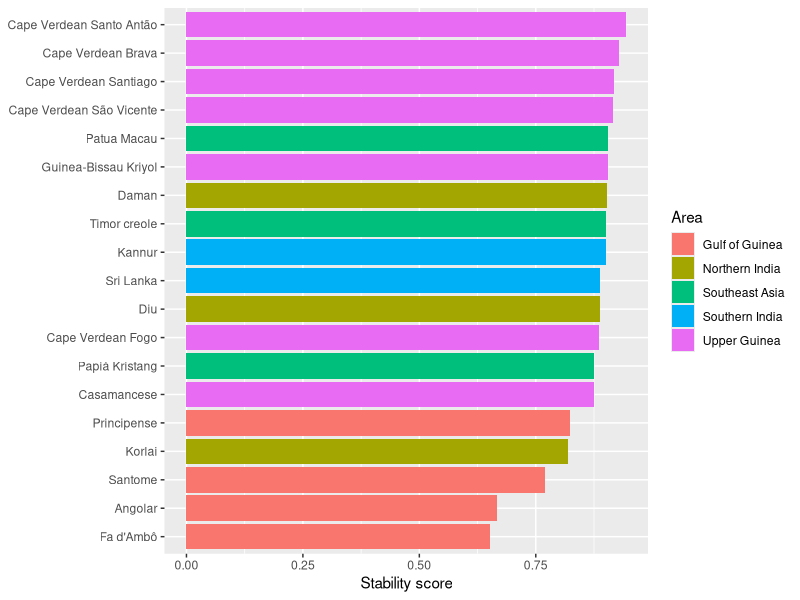
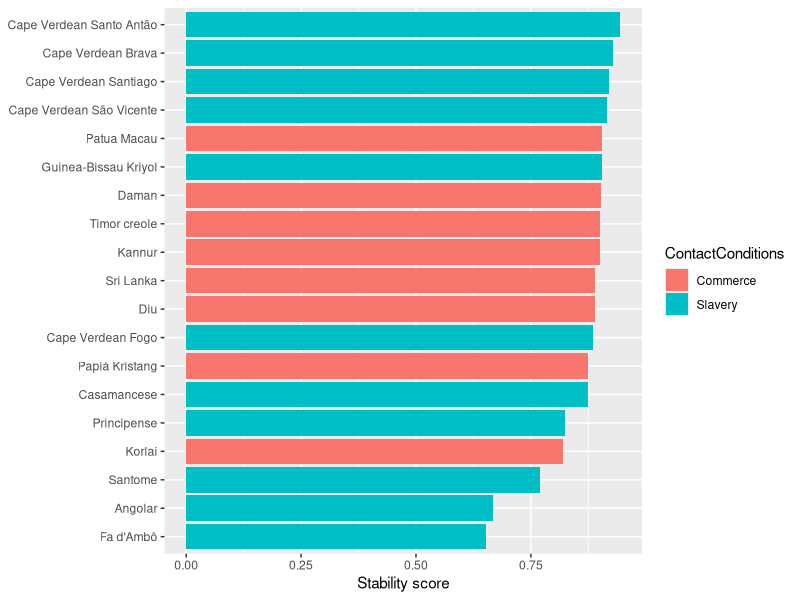
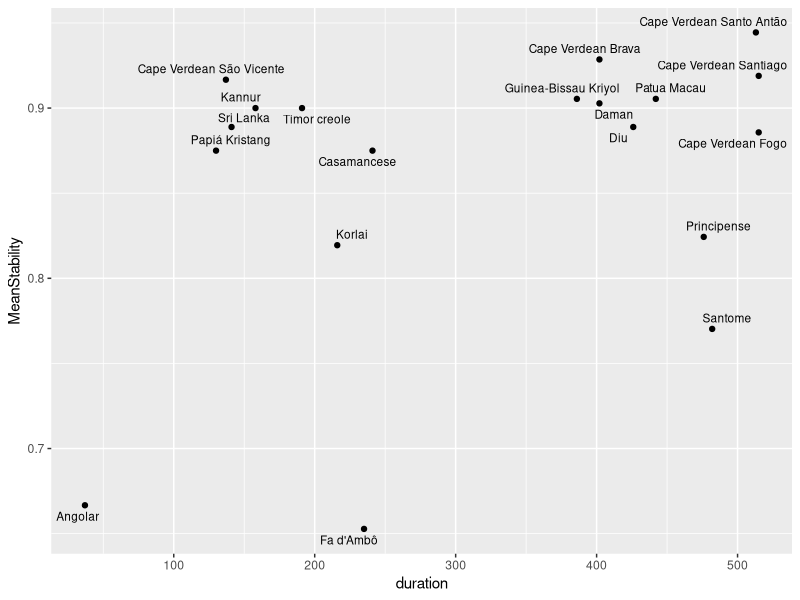
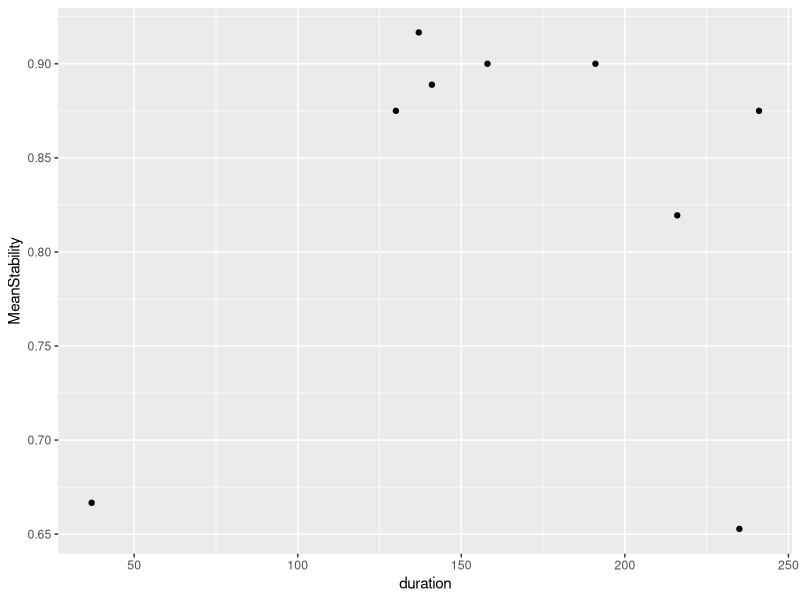
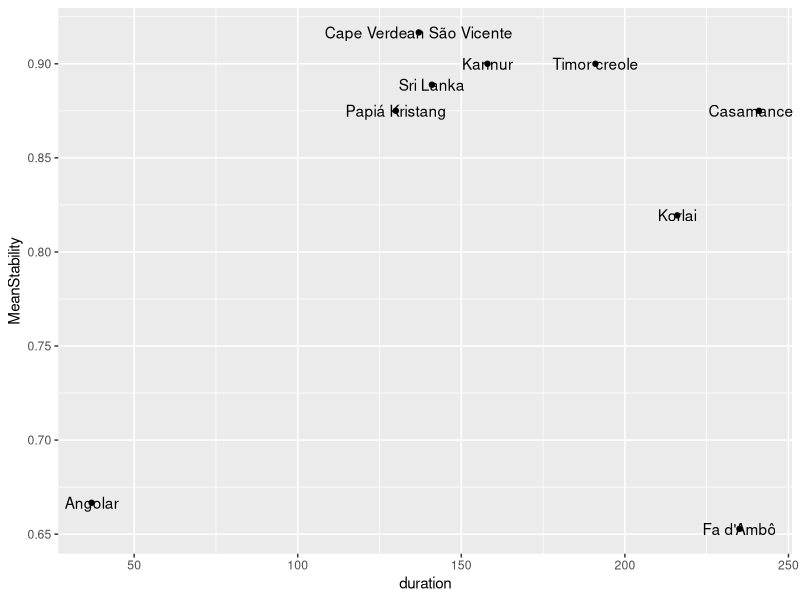
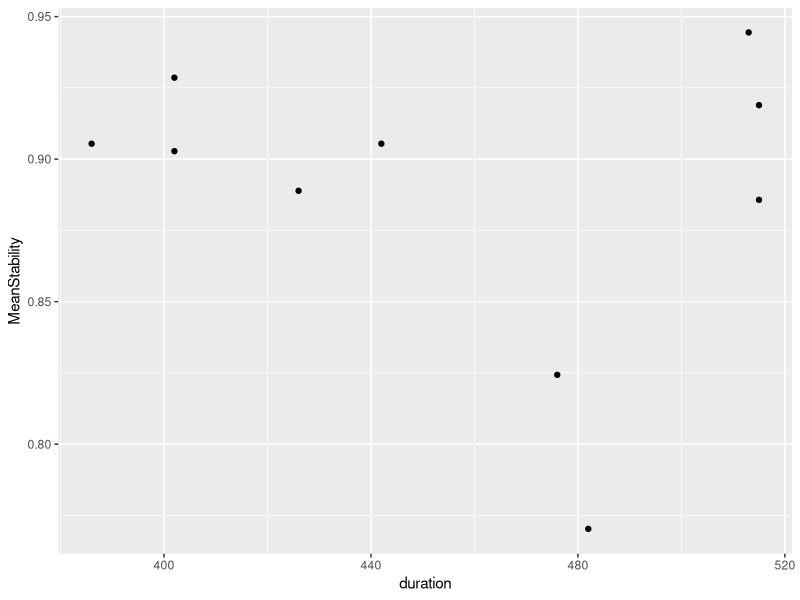
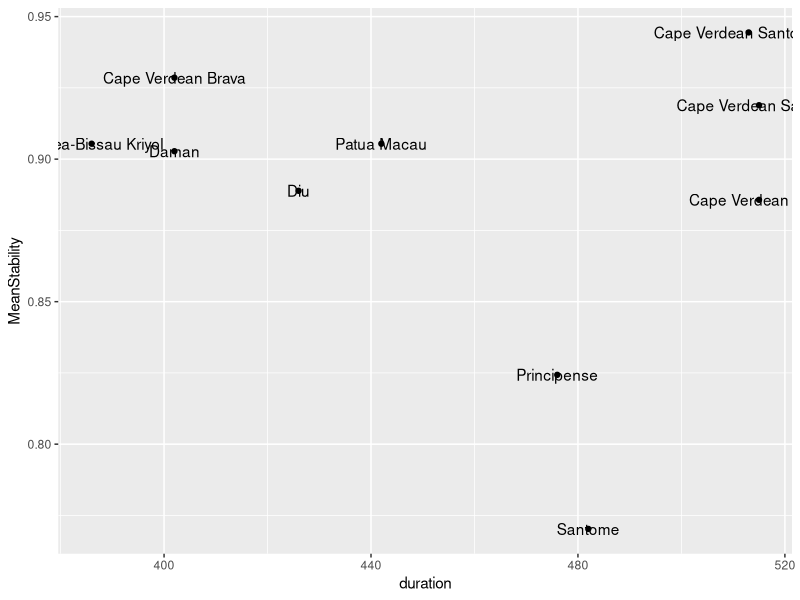
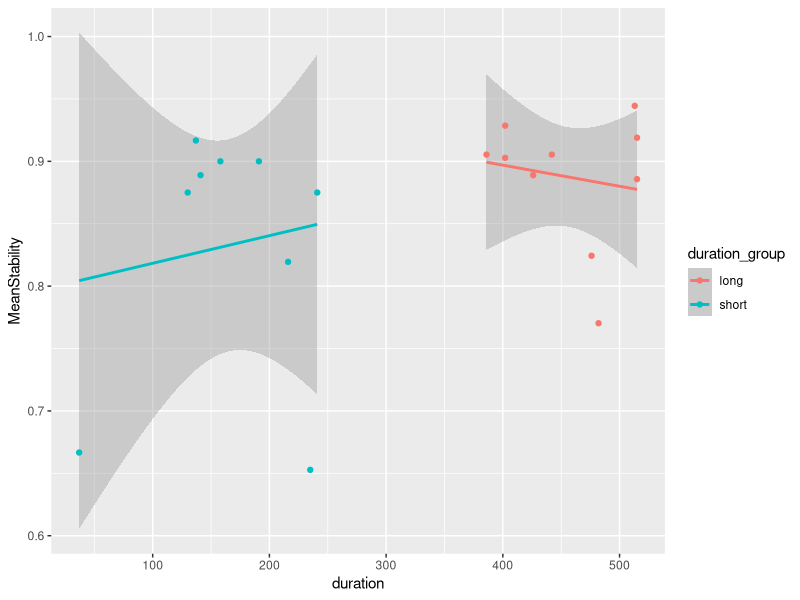

Write R code to recreate these figures, in order. (Note: this script raises an error after producing the figures.)
## ---- chunk 1
library(tidyverse)
library(knitr)
## ---- chunk 2
# Because the private token keeps resetting...
# database <- read_csv('https://raw.githubusercontent.com/CreoPhon/CreoPhonPt/main/Creoles.csv?token=AAIGDLS6YB3YSYW7QJWERXDBVYPOE')
# write_csv(database, 'database.csv')
database <- read_csv('database.csv')
## ---- chunk 3
database %>% head() %>% kable()
## ---- chunk 4
database$duration <- database$`EndOfInfluence` - database$`FirstMajorSettlement`
## ---- chunk 5
database <- mutate(database, GlobalStability = (PlaceStability + MannerStability)/2)
# table(database$Language, database$GlobalStability)
## ---- chunk 6
database <- database %>% mutate(duration_group = ifelse(duration <= 250, 'short', 'long'))
## ---- chunk 7
database <- database %>% mutate(categorical_stability = ifelse(PlaceStability == 1 & MannerStability == 1, 'no manner/no place', NA))

database <- database %>% mutate(categorical_stability = ifelse(PlaceStability == 1 & MannerStability == 0, 'manner/no place', categorical_stability))

database <- database %>% mutate(categorical_stability = ifelse(PlaceStability == 0 & MannerStability == 1, 'no manner/place', categorical_stability))

database <- database %>% mutate(categorical_stability = ifelse(PlaceStability == 0 & MannerStability == 0, 'manner/place', categorical_stability))

table(database$categorical_stability)
## ---- chunk 8
creole_stability <- database %>% group_by(Language, Area, duration, duration_group, ContactConditions) %>% summarize(MeanStability = mean(GlobalStability, na.rm = TRUE))
## ---- chunk 9
ggplot(creole_stability) + 
  geom_bar(aes(x = MeanStability, y = reorder(Language, MeanStability), fill = Area), 
           stat = "identity", show.legend = TRUE) +
  theme(axis.title.y = element_blank()) +
  labs(x = "Stability score")
## ---- chunk 10
table(creole_stability$Area)
## ---- chunk 11
ggplot(creole_stability) + 
  geom_bar(aes(x = MeanStability, y = reorder(Language, MeanStability), fill = ContactConditions), 
           stat = "identity", show.legend = TRUE) +
  theme(axis.title.y = element_blank()) +
  labs(x = "Stability score")
## ---- chunk 12
library(ggrepel)


creos <-  ggplot(creole_stability, aes(x=duration, y=MeanStability)) +
  geom_point()# +
#  geom_text(label=creole_stability$Language) 


creos + geom_text_repel(aes(label =creole_stability$Language), size = 3)
## ---- chunk 13
msd <- lm(MeanStability ~ duration, data=creole_stability)
summary(msd)
## ---- chunk 14
tmp_short <- creole_stability %>% filter(duration <= 250)
tmp_long <- creole_stability %>% filter(duration > 250)
## ---- chunk 15
ggplot(tmp_short, aes(x=duration, y=MeanStability)) +
  geom_point()

ggplot(tmp_short, aes(x=duration, y=MeanStability)) +
  geom_point() +
  geom_text(label=tmp_short$Language)
## ---- chunk 16
ggplot(tmp_long, aes(x=duration, y=MeanStability)) +
  geom_point()

ggplot(tmp_long, aes(x=duration, y=MeanStability)) +
  geom_point() +
  geom_text(label=tmp_long$Language)
## ---- chunk 17
msd <- lm(MeanStability ~ duration + duration_group * duration, data=creole_stability)
summary(msd)

ggplot(creole_stability, aes(x = duration, y = MeanStability, color = duration_group)) +
  geom_smooth(method = "lm") +
  geom_point()

## ---- chunk 18
library(mgcv)
# Factorize duration_group
creole_stability$duration_group = as.factor(creole_stability$duration_group)

# Model with an interaction between duration_group and duration
# (with maximum of cubic-spline fit)
msd.gam <- gam(MeanStability ~ duration_group + s(duration, k=3) + s(duration, by=duration_group, k=3), data=creole_stability)

summary(msd.gam)

plot(msd.gam, all.terms=T, shade=T, pages=1)

qqnorm(resid(msd.gam)); qqline(resid(msd.gam))

msd.gam.trimmed <- gam(MeanStability ~ duration_group + s(duration, k=3) + s(duration, by=duration_group, k=3), data=creole_stability %>% filter(MeanStability>0.7))

summary(msd.gam.trimmed)

plot(msd.gam.trimmed, sel=1, shade=T, ylab="Effect on mean stability", xlab="Duration of influence", residuals=T, main="Main effect of duration", cex=5, pch=".", col='dodgerblue'); abline(h=0, lty=2, col="red")

plot(msd.gam.trimmed, sel=2, shade=T, ylab="Effect on mean stability", xlab="Duration of influence", 
     #main="Long-term influence", 
     col='dodgerblue'); abline(h=0, lty=2, col="red")

plot(msd.gam.trimmed, sel=3, shade=T, ylab="Effect on mean stability", xlab="Duration of influence", 
     #main="Short-term influence", 
     col='dodgerblue'); abline(h=0, lty=2, col="red")

# (dotted lines indicate error)
plot(msd.gam.trimmed, all.terms=T, sel=4, ylab="Effect on mean stability", xlab="Duration group", main="Main effect of duration group")

# checking out the model performance
qqnorm(resid(msd.gam.trimmed)); qqline(resid(msd.gam.trimmed)) # meh
## ---- chunk 19
ggplot(database, aes(duration, MannerStability, colour=duration_group)) + 
  geom_point() + 
  geom_smooth(method = "lm") +
  facet_wrap(~Class)
## ---- chunk 20
ggplot(database, aes(duration, GlobalStability, colour=duration_group)) + 
  geom_point() + 
  geom_smooth() +
  facet_wrap(~Class)
## ---- chunk 21
ggplot(database, aes(duration, PlaceStability, colour=duration_group)) + 
  geom_point() + 
  geom_smooth(method = "lm") +
  facet_wrap(~LexifierPhoneme)
## ---- chunk 22
ggplot(database, aes(duration, MannerStability, colour=duration_group)) + 
  geom_point() + 
  geom_smooth() +
  facet_wrap(~LexifierPhoneme)
## ---- chunk 23
ggplot(database, aes(duration, GlobalStability, colour=duration_group)) + 
  geom_point() + 
  geom_smooth() +
  facet_wrap(~LexifierPhoneme)
## ---- chunk 24
place_results <- database %>% group_by(LexifierPhoneme) %>% summarize(mplace = mean(PlaceStability, na.rm = TRUE))
manner_results <- database %>% group_by(LexifierPhoneme) %>% summarize(mmanner = mean(MannerStability, na.rm = TRUE))

consonant_stability <- left_join(place_results, manner_results, by = "LexifierPhoneme")


class <- c("stop", "stop", "fricative","stop", "stop", "lateral","nasal", "nasal", "stop", "rhotic","fricative", "stop","affricate", "fricative", "fricative","nasal", "rhotic", "lateral", "fricative")

consonant_stability_class <- cbind(consonant_stability, class)
## ---- chunk 25
# TODO: fix the class "dots"
ggplot(consonant_stability, aes(y = mmanner, x = mplace, label = LexifierPhoneme, color=class)) +
  geom_point(position= "dodge") + 
  geom_text(aes(label=LexifierPhoneme), hjust=3, vjust=0) +
  theme(axis.title.x = element_blank(),
        axis.title.y = element_blank())
## ---- chunk 26
lm_manner_place <- lm(mplace~mmanner, data=consonant_stability)

summary(lm_manner_place)

manner_place_lmplot <- ggplot(consonant_stability, aes(y = mmanner, x = mplace, label = LexifierPhoneme)) +
  geom_point(position= "dodge") + 
  geom_smooth(method = lm)+
  geom_text(aes(label=LexifierPhoneme), hjust=3, vjust=0)

print(manner_place_lmplot + labs(y = "Manner Stability", x = "Place Stability"))
## ---- chunk 27
consonant_global_stability <- mutate(consonant_stability_class, mglobal = (mmanner + mplace)/2)

write.csv(consonant_global_stability, "consonant_global_stability.csv", row.names=FALSE)

ggplot(consonant_global_stability) + 
  geom_bar(aes(x = mglobal, 
               y = reorder(LexifierPhoneme, mglobal),
               fill = class), stat = "identity", show.legend = TRUE) +
  labs(x = "Stability score", y = "Phoneme", fill = "Manner")
## ---- chunk 28

ggplot(consonant_global_stability, aes(x = class, y = mglobal, fill = class)) +
  geom_smooth(method = "lm") +
  geom_violin() +
   geom_dotplot(binaxis = "y",
               stackdir = "center",
               dotsize = 0.5)
## ---- chunk 29
ggplot(consonant_global_stability, aes(x = class, y = mmanner, fill = class)) +
  geom_smooth(method = "lm") +
  geom_violin() +
   geom_dotplot(binaxis = "y",
               stackdir = "center",
               dotsize = 0.5) +
  theme(legend.position="none") +
 stat_summary(fun.y=mean, geom="point", size=2, shape=16)
## ---- chunk 30

place <- c("labial", "alveolar", "labiodental", "velar", "velar", "alveolar", "labial", "alveolar", "labial", "alveolar", "alveolar", "alveolar", "palatal", "labiodental", "alveolar", "palatal", "alveolar", "palatal", "palatal")

consonant_stability_place <- cbind(consonant_global_stability, place)

ggplot(consonant_stability_place, aes(x = place, y = mglobal, fill = place)) +
  geom_smooth(method = "lm") +
  geom_violin()  +
   geom_dotplot(binaxis = "y",
               stackdir = "center",
               dotsize = 0.5) 

## ---- chunk 31
ggplot(consonant_stability_place, aes(x = place, y = mplace, fill = place)) +
  geom_smooth(method = "lm") +
  geom_violin()  +
   geom_dotplot(binaxis = "y",
               stackdir = "center",
               dotsize = 0.5)  +
  theme(legend.position="none")# +
# stat_summary(fun.y=mean, geom="point", size=2, shape=16)
## ---- chunk 32
# qplot(x = duration, y = MeanStability, data = consonant_global_stability, color = duration_group) +
#  geom_smooth(method = "lm") 
## ---- chunk 33
library(lmerTest)

# Factorizing
mod.db = database %>%
              as.data.frame() %>%
              mutate(categorical_stability = as.factor(categorical_stability),
              Lexifier = as.factor(Lexifier),
              CreolePhoneme = as.factor(CreolePhoneme),
              Language = as.factor(Language))

# Remove singletons/doubletons
#goodies = names(table(mod.db$CreolePhoneme)>2)

#mod.db = mod.db %>%
#         filter(CreolePhoneme %in% goodies)
## ---- chunk 34
plot(mod.db$categorical_stability, mod.db$duration, notch=T)
## ---- chunk 35
table(mod.db$categorical_stability)

# Place stability
cat.mod.place = glmer(PlaceStability ~ log(duration) + (1|CreolePhoneme), data=mod.db, family="binomial")

summary(cat.mod.place)

# Manner stability
cat.mod.manner = glmer(MannerStability ~ log(duration) + (1|CreolePhoneme), data=mod.db, family="binomial")

summary(cat.mod.manner)

# Duration group
cat.mod.group = glmer(as.factor(duration_group) ~ PlaceStability + MannerStability + (1|CreolePhoneme), data=mod.db, family="binomial", nAGQ=0)

summary(cat.mod.group)
## ---- chunk 36
data_by_position <- database %>% select(Position, LexifierPhoneme, PlaceStability, MannerStability) %>% mutate(Position = tolower(Position))

data_by_position$PlaceStability <- as.numeric(data_by_position$PlaceStability)

data_by_position$MannerStability <- as.numeric(data_by_position$MannerStability)
## ---- chunk 37
position_stability <- mutate(data_by_position, GlobalStability = (PlaceStability + MannerStability)/2)

position_results <- position_stability %>% group_by(LexifierPhoneme, Position) %>% summarize(m = mean(GlobalStability, na.rm = TRUE))
## ---- chunk 38
position_results$Position <- factor(position_results$Position, levels = c('word-initial', 'word-medial', 'word-final'))

ggplot(position_results, aes(x = LexifierPhoneme, y = m, fill = Position)) + 
  geom_col(position = position_dodge2(width = 0.9, preserve = "single")) +
  theme(axis.title.x = element_blank(),
        axis.title.y = element_blank())
## ---- chunk 39
ggplot(position_results) + 
  geom_bar(aes(x = m,
               y = reorder(LexifierPhoneme, m),
               fill = Position), 
           stat = "identity", 
           show.legend = TRUE,
           position = "dodge2") +
  labs(x = "Stability score", y = "Phoneme", fill = "Position")
## ---- chunk 40
# TODO: update what we show, flip horizontally, change colors
position_results1 <- position_results %>% pivot_wider(names_from = Position, values_from = m)

different_position <- subset(position_results1, position_results1$`word-initial` != position_results1$`word-medial` | position_results1$`word-final` != position_results1$`word-medial`)

different_position_results <- different_position %>% pivot_longer(c(`word-initial`, `word-medial`, `word-final`), names_to = "Position", values_to = "m")

different_position_results$Position <- factor(different_position_results$Position, levels = c('word-initial', 'word-medial', 'word-final'))

ggplot(different_position_results, 
       aes(x = LexifierPhoneme, y = m, fill = Position)) + 
  geom_col(position = position_dodge2(width = 0.9, preserve = "single"))
## ---- chunk 41
# TODO: reorder doesn't work here
ggplot(different_position_results) + 
  geom_bar(aes(x = m,
               y = reorder(LexifierPhoneme, m),
               fill = Position), 
           stat = "identity", 
           show.legend = TRUE,
           position = "dodge2") +
  labs(x = "Stability score", y = "Phoneme", fill = "Position")
## ---- chunk 42
m <- lm(MeanStability ~ ContactConditions, data=creole_stability)
summary(m)

ggplot(creole_stability, aes(x = ContactConditions, y = MeanStability, fill = ContactConditions)) +
  geom_smooth(method = "lm") +
  geom_violin()  +  
  geom_dotplot(binaxis = "y",
               stackdir = "center",
               dotsize = 0.5)  +
  theme(legend.position="none")
## ---- chunk 43
m <- lm(MeanStability ~ duration + ContactConditions * duration, data=creole_stability)
summary(m)

ggplot(creole_stability, aes(x = duration, y = MeanStability, color = ContactConditions)) +
  geom_smooth(method = "lm") +
  geom_point()
